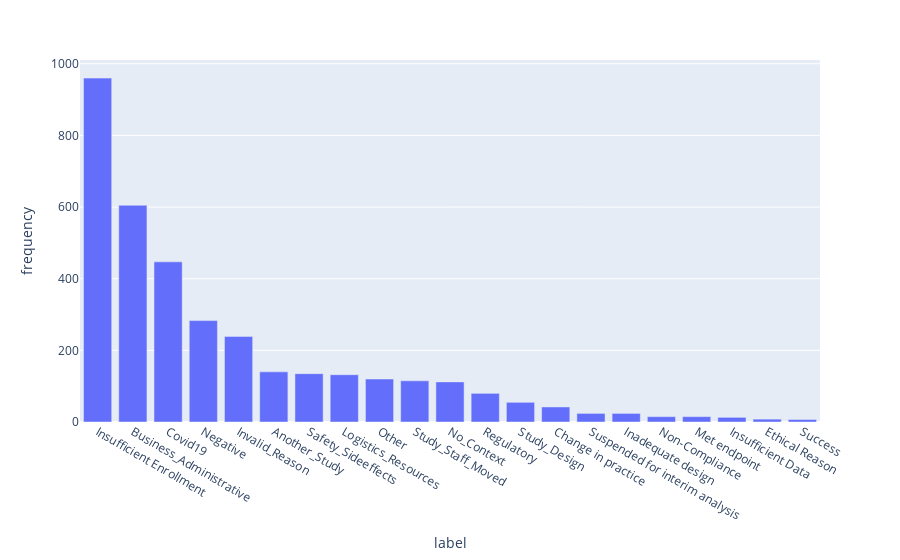

Notebook code for this chart:
### Code cell
import plotly.express as px

frequencies = train.toPandas().groupby('label').count().reset_index().rename(columns={'text': 'frequency'}).sort_values(by=['frequency'], ascending=False)

fig = px.bar(frequencies, x='label', y='frequency')
fig.show()

# Labels are quite unbalanced

### Figure 1 — Plotly figure (JSON) as saved in the notebook; plotly's stock layout.template omitted (floating-point values rounded to 4 significant figures)
{"data": [{"alignmentgroup": "True", "hovertemplate": "label=%{x}<br>frequency=%{y}<extra></extra>", "legendgroup": "", "marker": {"color": "#636efa", "pattern": {"shape": ""}}, "name": "", "offsetgroup": "", "orientation": "v", "showlegend": false, "textposition": "auto", "type": "bar", "x": ["Insufficient Enrollment", "Business_Administrative", "Covid19", "Negative", "Invalid_Reason", "Another_Study", "Safety_Sideeffects", "Logistics_Resources", "Other", "Study_Staff_Moved", "No_Context", "Regulatory", "Study_Design", "Change in practice", "Suspended for interim analysis", "Inadequate design", "Non-Compliance", "Met endpoint", "Insufficient Data", "Ethical Reason", "Success"], "xaxis": "x", "y": [960, 605, 447, 283, 239, 140, 135, 132, 120, 115, 112, 80, 55, 42, 24, 24, 15, 15, 13, 8, 7], "yaxis": "y"}], "layout": {"barmode": "relative", "legend": {"tracegroupgap": 0}, "margin": {"t": 60}, "xaxis": {"anchor": "y", "domain": [0, 1], "title": {"text": "label"}}, "yaxis": {"anchor": "x", "domain": [0, 1], "title": {"text": "frequency"}}}}
